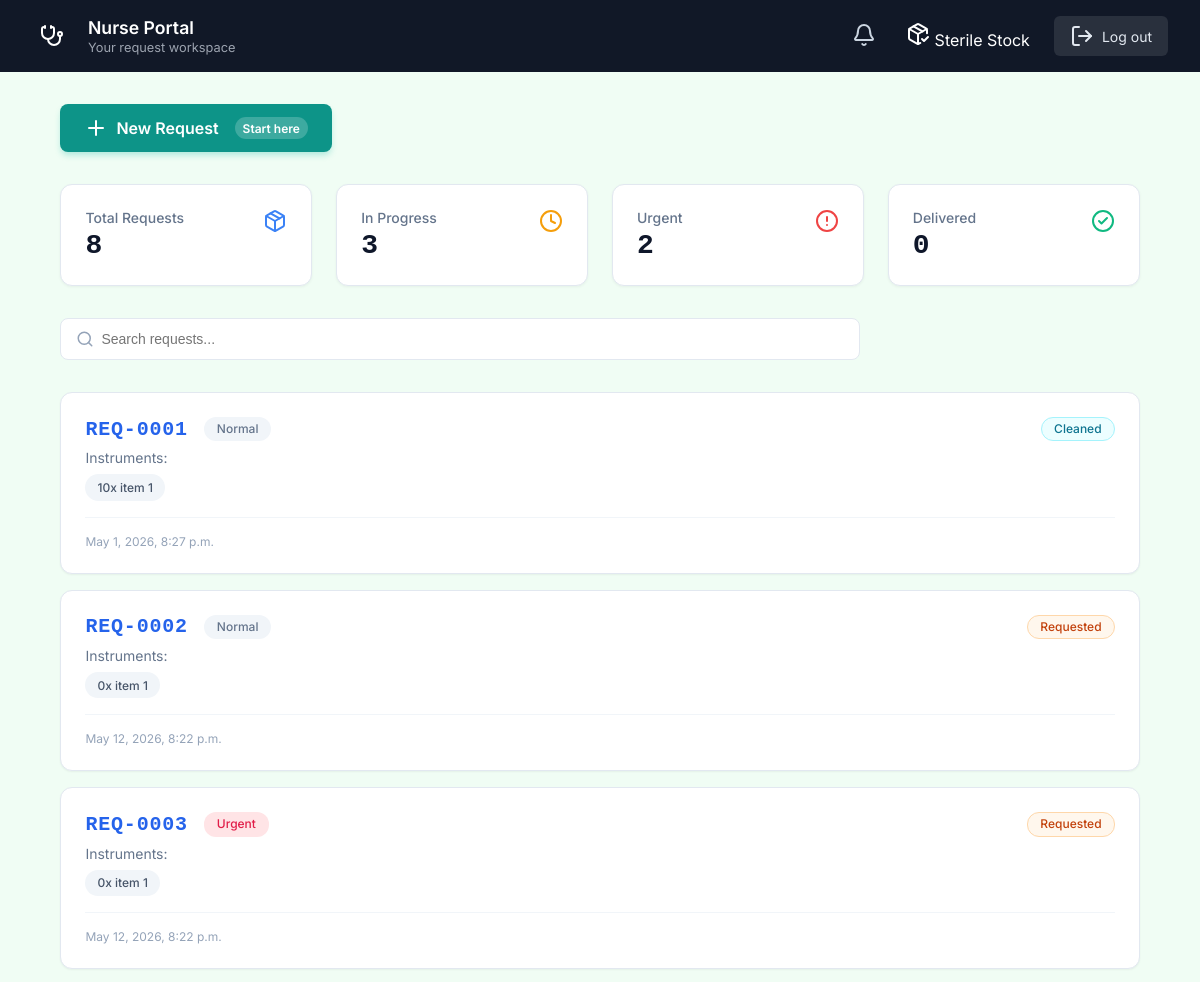
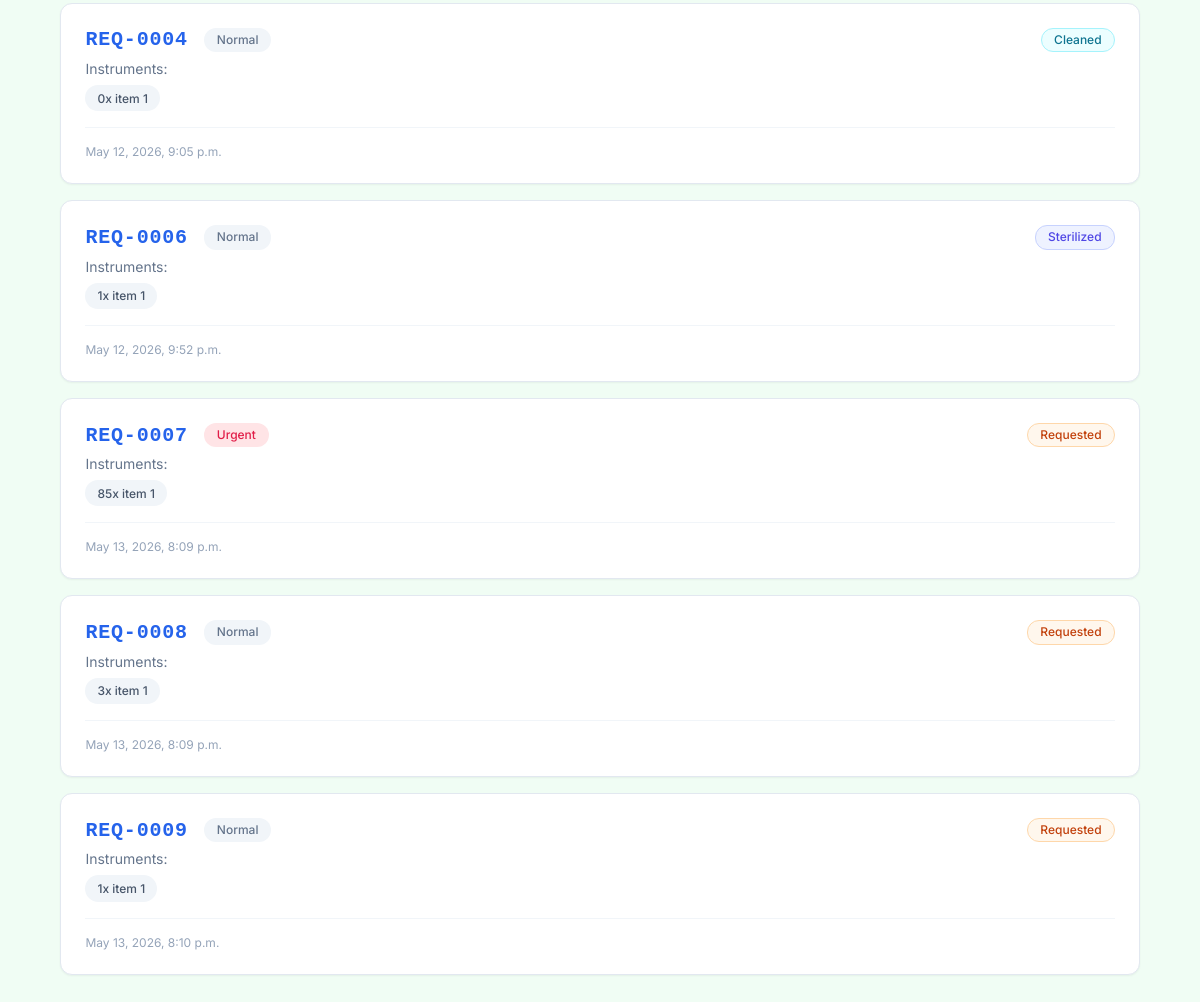
/dashboard/ (signed in), run on the app's committed database (2 pictures, top to bottom).
### CSSD_Management_System/models.py (models this page shows, shortened)
class InstrumentRequest(models.Model):
    PRIORITY_CHOICES = [
        ('Normal', 'Normal'),
        ('Urgent', 'Urgent'),
    ]
    STATUS_CHOICES = [
        ('Requested', 'Requested'),
        ('Collected', 'Collected'),
        ('Cleaned', 'Cleaned'),
        ('Sterilized', 'Sterilized'),
        ('Packed', 'Packed'),
        ('Delivered', 'Delivered'),
    ]
    requester = models.ForeignKey(CustomUser, on_delete=models.CASCADE, related_name='requests')
    priority = models.CharField(max_length=50, choices=PRIORITY_CHOICES, default='Normal')
    status = models.CharField(max_length=50, choices=STATUS_CHOICES, default='Requested')
    department = models.CharField(max_length=100, blank=True)
    notes = models.TextField(blank=True)
    last_operator = models.ForeignKey(
        CustomUser,
        on_delete=models.SET_NULL,
        null=True,
        blank=True,
        related_name='processed_requests'
    )
    batch = models.ForeignKey(SterilizationBatch, null=True, blank=True, on_delete=models.SET_NULL, related_name='requests')
    is_archived = models.BooleanField(default=False)
    submitted_at = models.DateTimeField(auto_now_add=True)
    collected_at = models.DateTimeField(null=True, blank=True)
    cleaned_at = models.DateTimeField(null=True, blank=True)
    sterilized_at = models.DateTimeField(null=True, blank=True)
    packed_at = models.DateTimeField(null=True, blank=True)
    delivered_at = models.DateTimeField(null=True, blank=True)

class RequestItem(models.Model):
    request = models.ForeignKey(InstrumentRequest, on_delete=models.CASCADE, related_name='items')
    inventory_item = models.ForeignKey(InventoryItem, on_delete=models.CASCADE)
    quantity = models.IntegerField(default=1)
    def __str__(self):
        return f"{self.quantity}x {self.inventory_item.name}"

class InventoryItem(models.Model):
    name = models.CharField(max_length=255)
    category = models.CharField(max_length=100)
    current_stock = models.IntegerField(default=0)
    min_threshold = models.IntegerField(default=10)

### CSSD_Management_System/views.py (the view)
# urls.py: path('dashboard/', views.dashboard_router, name='dashboard_router'),
@login_required
def dashboard_router(request):
    role = request.user.role
    if role == 'Hospital Administrator':
        return redirect('hospital_report')
    if role in ['CSSD Technician', 'System Administrator']:
        filter_status = request.GET.get('filter', '')
        all_requests = InstrumentRequest.objects.prefetch_related(
            'items__inventory_item', 'requester'
        ).order_by('-submitted_at')
        display_requests = (
            all_requests.filter(status='Requested')
            if filter_status == 'pending'
            else all_requests
        )
        stat_pending = all_requests.filter(status='Requested').count()
        stat_active  = all_requests.filter(
            status__in=['Collected', 'Cleaned', 'Sterilized', 'Packed']
        ).count()
        shortage_alerts = _dashboard_shortage_alerts()
        stat_alerts  = shortage_alerts.count()
        STATUS_ORDER = ['Requested', 'Collected', 'Cleaned', 'Sterilized', 'Packed', 'Delivered']
        urgent_reqs  = all_requests.filter(priority='Urgent').exclude(status='Delivered')
        eta_text, eta_desc = 'No urgent', 'All clear'
        if urgent_reqs.exists():
            def eta_mins(r):
                idx = STATUS_ORDER.index(r.status) if r.status in STATUS_ORDER else 0
                return max(0, (len(STATUS_ORDER) - 1 - idx) * 20)
            mins = min(eta_mins(r) for r in urgent_reqs)
            eta_text = f'~{mins} min' if mins < 60 else f'~{mins // 60:.1f} hr'
            eta_desc = f'{urgent_reqs.count()} urgent request(s) pending'
        context = {
            'requests':      display_requests,
            'filter_status': filter_status,
            'stat_pending':  stat_pending,
            'stat_active':   stat_active,
            'stat_alerts':   stat_alerts,
            'shortage_alerts': shortage_alerts,
            'eta_text':      eta_text,
            'eta_desc':      eta_desc,
        }
        return render(request, 'cssd-dashboard.html', context)
    elif role == 'Department Nurse':
        return nurse_dashboard(request)
    return HttpResponse(f"Role '{role}' not recognized.", status=403)

### CSSD_Management_System/templates/nurse-dashboard.html (shortened to what this page needs)
{% load static %}
<!DOCTYPE html>
<html lang="en">
<head>
  <link rel="stylesheet" href="{% static 'styles.css' %}">
  <link rel="stylesheet" href="{% static 'extended_styles.css' %}">
</head>
<body>
  <div class="dashboard-wrapper theme-teal">
    <nav class="dashboard-nav theme-dark-teal">
      <div class="nav-brand">
        <div class="nav-logo teal"><i data-lucide="stethoscope"></i></div>
        <div class="nav-title">
          <h2>Nurse Portal</h2>
          <p id="nurseSubtitle">Your request workspace</p>
        </div>
      </div>
      <div class="nav-actions">
        <button class="icon-btn notification-btn" id="notifBtn" title="Notifications">
          <i data-lucide="bell"></i>
        </button>
        <a href="{% url 'nurse_sterile_stock' %}" class="nav-action-link">
          <i data-lucide="package-check"></i> Sterile Stock
        </a>
        <a href="{% url 'logout' %}" class="btn-logout"><i data-lucide="log-out"></i> Log out</a>
      </div>
    </nav>
    <main class="dashboard-main">
      <div class="dashboard-container">
        <div class="action-header">
          <a href="{% url 'nurse_create_request' %}" class="btn-create-request" style="text-decoration:none;">
            <i data-lucide="plus"></i> New Request
            <span class="badge-pill">Start here</span>
          </a>
        </div>
        <div class="stats-grid">
          <div class="stat-card">
            <div class="stat-info"><span class="stat-label">Total Requests</span><h3 class="stat-value" id="statTotal">{{ total }}</h3></div>
            <i data-lucide="package" class="stat-icon blue"></i>
          </div>
          <div class="stat-card">
            <div class="stat-info"><span class="stat-label">In Progress</span><h3 class="stat-value" id="statInProgress">{{ in_progress }}</h3></div>
            <i data-lucide="clock" class="stat-icon orange"></i>
          </div>
          <div class="stat-card">
            <div class="stat-info"><span class="stat-label">Urgent</span><h3 class="stat-value" id="statUrgent">{{ urgent }}</h3></div>
            <i data-lucide="alert-circle" class="stat-icon red"></i>
          </div>
          <div class="stat-card">
            <div class="stat-info"><span class="stat-label">Delivered</span><h3 class="stat-value" id="statDelivered">{{ delivered }}</h3></div>
            <i data-lucide="check-circle-2" class="stat-icon green"></i>
          </div>
        </div>
        <div class="filters-bar">
          <div class="search-input-wrapper">
            <i data-lucide="search" class="search-icon"></i>
            <input type="text" class="search-input" id="nurseSearch" placeholder="Search requests...">
          </div>
        </div>
        <div class="requests-list" id="requestsList">
          {% if requests %}
            {% for req in requests %}
              {% if req.status != "Delivered" %}
              <a href="{% url 'nurse_request_details' req.id %}" class="request-card" style="text-decoration:none;color:inherit;display:block;">
                <div class="req-header">
                  <div class="req-title-group">
                    <h4 class="req-id">REQ-{{ req.id|stringformat:"04d" }}</h4>
                    {% if req.priority == "Urgent" %}
                      <span class="pill pill-urgent">Urgent</span>
                    {% else %}
                      <span class="pill pill-normal">Normal</span>
                    {% endif %}
                  </div>
                  <span class="pill status-{{ req.status }}">{{ req.status }}</span>
                </div>
                <div class="req-body">
                  <div class="req-instruments">
                    <span class="instruments-label">Instruments:</span>
                    <div class="instruments-tags">
                      {% for item in req.instruments %}
                        <span class="tag-instrument">{{ item }}</span>
                      {% endfor %}
                    </div>
                  </div>
                </div>
                <div class="req-footer">
                  <span class="submit-time">{{ req.created_at }}</span>
                </div>
              </a>
              {% endif %}
            {% endfor %}
          {% else %}
            <p>No requests found.</p>
          {% endif %}
        </div>
      </div>
    </main>
  </div>
</body>
</html>

### CSSD_Management_System/static/extended_styles.css (style rules this page uses)
:root { --color-border: #e2e8f0; --color-danger: #ef4444; --color-warning: #f59e0b; --color-background: #f8fafc; --radius-sm: 4px; --radius-md: 8px; --radius-lg: 12px; --spacing-sm: 0.5rem; --spacing-md: 1rem; --spacing-lg: 1.5rem; --spacing-xl: 2rem; }
.req-id, .item-id, h3 { color: var(--color-primary); font-family: monospace; font-size: 1.25rem; font-weight: 800; letter-spacing: 0.05rem; }
.dashboard-container { max-width: 1500px !important; width: 95% !important; }
.search-input-wrapper { max-width: 800px !important; }

### data on the page
InstrumentRequest: status "Cleaned", created_at "May 1, 2026, 8:27 p.m."
RequestItem: quantity+inventory_item "10x item 1"
InstrumentRequest: status "Requested", created_at "May 12, 2026, 8:22 p.m."
RequestItem: quantity+inventory_item "0x item 1"
InstrumentRequest: status "Requested", created_at "May 12, 2026, 8:22 p.m."
RequestItem: quantity+inventory_item "0x item 1"
InstrumentRequest: status "Cleaned", created_at "May 12, 2026, 9:05 p.m."
RequestItem: quantity+inventory_item "0x item 1"
InstrumentRequest: status "Sterilized", created_at "May 12, 2026, 9:52 p.m."
RequestItem: quantity+inventory_item "1x item 1"
InstrumentRequest: status "Requested", created_at "May 13, 2026, 8:09 p.m."
RequestItem: quantity+inventory_item "85x item 1"
InstrumentRequest: status "Requested", created_at "May 13, 2026, 8:09 p.m."
RequestItem: quantity+inventory_item "3x item 1"
InstrumentRequest: status "Requested", created_at "May 13, 2026, 8:10 p.m."
RequestItem: quantity+inventory_item "1x item 1"

### other printed values
{{ total }} "8"
{{ in_progress }} "3"
{{ urgent }} "2"
{{ delivered }} "0"
{{ req.id|stringformat:"04d" }} "0001" "0002" "0003" "0004" "0006" "0007" "0008" "0009"
